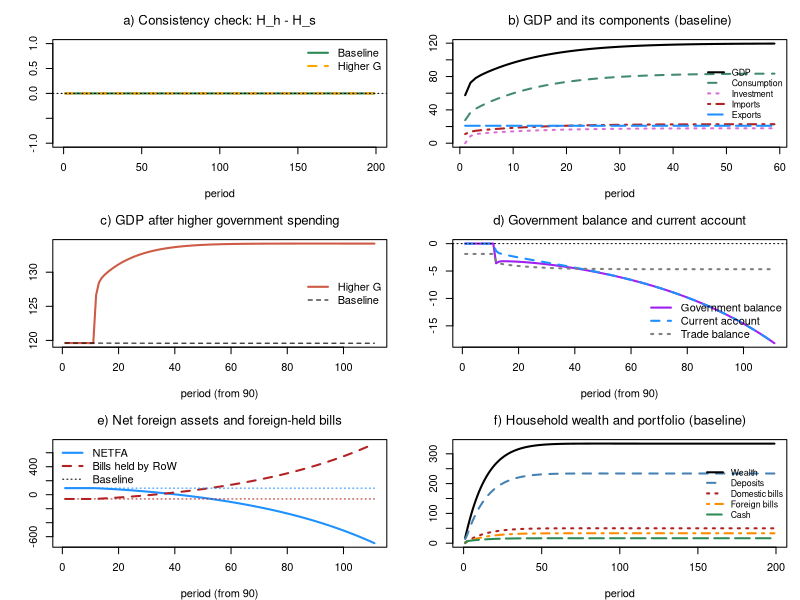

The R source for this figure:
# *************************************************************************
#  Model OPENSBM-FIX (aggregate)
#  Model SBM with a super-stylised foreign sector and fixed exchange rate
#  Sources: Godley & Lavoie, Monetary Economics, chapters 4, 7 and 12;
#           foreign-sector set-up as in the OPENSIMPLEST model
#  Author: Marco Veronese Passarella
#  Last change: 20/11/2026
# *************************************************************************

# Clear environment
rm(list = ls(all = TRUE))

# Set model parameters ####
nPeriods    <- 200         # Periods
nScenarios  <- 2           # 1 baseline, 2 higher government spending
shockStart  <- 101         # Period at which the shock hits
alpha10     <- 0.68        # Propensity to consume out of disposable income: autonomous component
alpha11     <- 4           # Propensity to consume out of disposable income: sensitivity to the interest rate
alpha2      <- 0.1         # Propensity to consume out of wealth
lambda10    <- 0.15        # Portfolio: autonomous share of domestic bills
lambda11    <- 1           # Portfolio: sensitivity of domestic bills to domestic rate
lambda12    <- 1           # Portfolio: sensitivity of domestic bills to foreign rate
lambda20    <- 0.1         # Portfolio: autonomous share of foreign bills
lambda21    <- 1           # Portfolio: sensitivity of foreign bills to domestic rate (= lambda12)
lambda22    <- 1           # Portfolio: sensitivity of foreign bills to foreign rate
lambdac     <- 0.2         # Cash to (lagged) consumption ratio
theta       <- 0.2         # Average tax rate on income
delta       <- 0.1         # Depreciation rate
gamma       <- 0.1         # Speed of adjustment of capital to its target
kappa       <- 1.5         # Target capital-output ratio
pr          <- 1           # Labour productivity
eps0        <- log(0.1)    # Export equation: constant
eps1        <- 0.8         # Export equation: elasticity to exchange rate
eps2        <- 1           # Export equation: elasticity to foreign income
mu0         <- log(0.2)    # Import equation: constant (m = 0.2*y when xr = 1)
mu1         <- 0.8         # Import equation: elasticity to exchange rate
mu2         <- 1           # Import equation: elasticity to domestic income
Gbase       <- 20          # Government spending (baseline)
Gshock      <- 25          # Government spending (scenario 2)
psi         <- 1           # Fiscal rule: share of the extra interest bill offset by lower spending
rbar        <- 0.02        # Fiscal rule: reference interest rate
xrbar       <- 1.0598692   # Fixed exchange rate, calibrated so that CA = 0 in the baseline stationary state

# Create the variables as matrices [scenario, period], all starting at zero ####

# A) Households
YD    <- matrix(0, nScenarios, nPeriods)  # Disposable income (regular)
CG    <- matrix(0, nScenarios, nPeriods)  # Capital gains on foreign bills
C     <- matrix(0, nScenarios, nPeriods)  # Consumption
alpha1<- matrix(0, nScenarios, nPeriods)  # Propensity to consume out of disposable income
V     <- matrix(0, nScenarios, nPeriods)  # Net wealth
H_h   <- matrix(0, nScenarios, nPeriods)  # Cash held by households
B_h   <- matrix(0, nScenarios, nPeriods)  # Domestic bills held by households
BF_h  <- matrix(0, nScenarios, nPeriods)  # Foreign bills held by households (foreign currency)
M_h   <- matrix(0, nScenarios, nPeriods)  # Bank deposits held by households

# B) Firms
Y     <- matrix(0, nScenarios, nPeriods)  # Output / income (GDP)
WB    <- matrix(0, nScenarios, nPeriods)  # Wage bill
N     <- matrix(0, nScenarios, nPeriods)  # Employment
w     <- matrix(0, nScenarios, nPeriods)  # Wage rate
I     <- matrix(0, nScenarios, nPeriods)  # Gross investment
K     <- matrix(0, nScenarios, nPeriods)  # Capital stock
KT    <- matrix(0, nScenarios, nPeriods)  # Target capital stock
DA    <- matrix(0, nScenarios, nPeriods)  # Depreciation allowances
AF    <- matrix(0, nScenarios, nPeriods)  # Amortisation funds
L_d   <- matrix(0, nScenarios, nPeriods)  # Demand for bank loans

# C) Banks
L_s   <- matrix(0, nScenarios, nPeriods)  # Supply of bank loans
M_s   <- matrix(0, nScenarios, nPeriods)  # Supply of bank deposits
B_b   <- matrix(0, nScenarios, nPeriods)  # Bills held by banks (if < 0, CB advances)
FB    <- matrix(0, nScenarios, nPeriods)  # Bank profits (distributed to households)

# D) Government and central bank
TAX   <- matrix(0, nScenarios, nPeriods)  # Taxes
PSBR  <- matrix(0, nScenarios, nPeriods)  # Public sector borrowing requirement
B_s   <- matrix(0, nScenarios, nPeriods)  # Domestic bills supplied by government
B_cb  <- matrix(0, nScenarios, nPeriods)  # Domestic bills held by central bank
F_cb  <- matrix(0, nScenarios, nPeriods)  # Central bank profits
H_s   <- matrix(0, nScenarios, nPeriods)  # Cash supplied by central bank

# E) Rest of the World
X     <- matrix(0, nScenarios, nPeriods)  # Exports
IM    <- matrix(0, nScenarios, nPeriods)  # Imports
TB    <- matrix(0, nScenarios, nPeriods)  # Trade balance
CA    <- matrix(0, nScenarios, nPeriods)  # Current account
NETFA <- matrix(0, nScenarios, nPeriods)  # Net foreign assets of domestic economy
B_w   <- matrix(0, nScenarios, nPeriods)  # Domestic bills held by RoW

# Exogenous variables as matrices (so they can take scenario-specific shocks) ####
G0  <- matrix(Gbase, nScenarios, nPeriods)  # Government spending, exogenous component
G   <- matrix(Gbase, nScenarios, nPeriods)  # Government spending
rb  <- matrix(0.02,  nScenarios, nPeriods)  # Interest rate on domestic bills (policy rate)
rm  <- matrix(0.02,  nScenarios, nPeriods)  # Interest rate on deposits
rl  <- matrix(0.02,  nScenarios, nPeriods)  # Interest rate on loans
rw  <- matrix(0.02,  nScenarios, nPeriods)  # Interest rate on foreign bills
yw  <- matrix(200,   nScenarios, nPeriods)  # Foreign income
xr  <- matrix(xrbar, nScenarios, nPeriods)  # Nominal exchange rate (domestic price of foreign currency), fixed

# Loop over scenarios ####
for (j in 1:nScenarios) {

  # Time loop
  for (i in 2:nPeriods) {

    # Shocks ####
    if (i >= shockStart && j == 2) G0[j, i] <- Gshock        # higher government spending

    # Solve the SIMULTANEOUS equations by iteration
    for (iter in 1:100) {

      # A) HOUSEHOLDS ####
      YD[j, i]   = WB[j, i] - TAX[j, i] +
        rb[j, i - 1] * B_h[j, i - 1] + rm[j, i - 1] * M_h[j, i - 1] +
        rw[j, i - 1] * BF_h[j, i - 1] * xr[j, i] + FB[j, i]                  # Disposable income (1)
      CG[j, i]   = (xr[j, i] - xr[j, i - 1]) * BF_h[j, i - 1]               # Capital gains (2)
      TAX[j, i]  = theta * (WB[j, i] + FB[j, i] + rb[j, i - 1] * B_h[j, i - 1] + rm[j, i - 1] * M_h[j, i - 1] +
        rw[j, i - 1] * BF_h[j, i - 1] * xr[j, i])                            # Taxes on household income (3)
      V[j, i]    = V[j, i - 1] + (YD[j, i] - C[j, i]) + CG[j, i]                # Wealth accumulation (4)
      alpha1[j, i] = alpha10 - alpha11 * rb[j, i - 1]               # Propensity to consume and interest rate (5)
      C[j, i]    = alpha1[j, i] * YD[j, i] + alpha2 * V[j, i - 1]           # Consumption (6)
      H_h[j, i]  = lambdac * C[j, i - 1]                                    # Cash for transactions (7)
      B_h[j, i]  = V[j, i] * (lambda10 + lambda11 * rb[j, i] - lambda12 * rw[j, i])          # Domestic bills (8)
      BF_h[j, i] = (V[j, i] / xr[j, i]) * (lambda20 - lambda21 * rb[j, i] + lambda22 * rw[j, i]) # Foreign bills (9)
      M_h[j, i]  = V[j, i] - H_h[j, i] - B_h[j, i] - BF_h[j, i] * xr[j, i]  # Deposits as buffer stock (10)

      # B) FIRMS ####
      Y[j, i]    = C[j, i] + I[j, i] + G[j, i] + X[j, i] - IM[j, i]         # GDP (11)
      WB[j, i]   = Y[j, i] - rl[j, i - 1] * L_d[j, i - 1] - AF[j, i]        # Wage bill = residual, no retained profits (12)
      N[j, i]    = Y[j, i] / pr                                             # Employment (13)
      w[j, i]    = WB[j, i] / N[j, i]                                       # Wage rate (14)
      KT[j, i]   = kappa * Y[j, i - 1]                                      # Target capital (15)
      DA[j, i]   = delta * K[j, i - 1]                                      # Depreciation allowances (16)
      AF[j, i]   = DA[j, i]                                                 # Amortisation funds (17)
      I[j, i]    = gamma * (KT[j, i] - K[j, i - 1]) + DA[j, i]              # Gross investment (18)
      K[j, i]    = K[j, i - 1] + I[j, i] - DA[j, i]                         # Capital accumulation (19)
      L_d[j, i]  = L_d[j, i - 1] + I[j, i] - AF[j, i]                       # Loans fund net investment   (20)

      # C) BANKS ####
      L_s[j, i]  = L_s[j, i - 1] + (L_d[j, i] - L_d[j, i - 1])              # Loans supplied on demand (21)
      M_s[j, i]  = M_s[j, i - 1] + (L_s[j, i] - L_s[j, i - 1])              # Loans create deposits (22)
      B_b[j, i]  = M_h[j, i] - M_s[j, i]                                    # Bills held by banks (23)
      FB[j, i]   = rl[j, i - 1] * L_s[j, i - 1] + rb[j, i - 1] * B_b[j, i - 1] -
        rm[j, i - 1] * M_h[j, i - 1]                                         # Bank profits (24)

      # D) GOVERNMENT AND CENTRAL BANK ####
      F_cb[j, i] = rb[j, i - 1] * B_cb[j, i - 1]                            # Central bank profits (25)
      G[j, i]    = G0[j, i] - psi * (rb[j, i - 1] - rbar) * B_s[j, i - 1]   # Fiscal rule (26)
      PSBR[j, i] = G[j, i] + rb[j, i - 1] * B_s[j, i - 1] - TAX[j, i] - F_cb[j, i] # Borrowing requirement (27)
      B_s[j, i]  = B_s[j, i - 1] + PSBR[j, i]                               # Supply of domestic bills (28)
      B_cb[j, i] = B_s[j, i] - B_h[j, i] - B_b[j, i] - B_w[j, i]            # Central bank residual (29)
      H_s[j, i]  = H_s[j, i - 1] + (B_cb[j, i] - B_cb[j, i - 1])            # Supply of cash (30)

      # E) REST OF THE WORLD ####
      X[j, i]    = exp(eps0 + eps1 * log(xr[j, i - 1]) + eps2 * log(yw[j, i]))  # Exports (31)
      IM[j, i]   = exp(mu0 - mu1 * log(xr[j, i - 1]) + mu2 * log(Y[j, i]))      # Imports (32)
      TB[j, i]   = X[j, i] - IM[j, i]                                       # Trade balance (33)
      CA[j, i]   = TB[j, i] + rw[j, i - 1] * BF_h[j, i - 1] * xr[j, i] -
        rb[j, i - 1] * B_w[j, i - 1]                                         # Current account (34)
      NETFA[j, i]= NETFA[j, i - 1] + CA[j, i] + CG[j, i]                    # Net foreign assets (35)
      B_w[j, i]  = BF_h[j, i] * xr[j, i] - NETFA[j, i]                      # Domestic bills held by RoW (36)
    }
  }
}

# Display the results ####
sfcGap <- max(abs(H_h[, 2:nPeriods] - H_s[, 2:nPeriods]))     # Hidden equation: H_h = H_s
cat(" ******************************")
cat("\n Max |H_h - H_s| =", sfcGap)
cat("\n ******************************")
cat("\n Baseline values at period", shockStart - 1, ": \n Y =", round(Y[1, shockStart - 1], 2),
    "\n V =", round(V[1, shockStart - 1], 2),
    "\n CA =", round(CA[1, shockStart - 1], 2),
    "\n PSBR =", round(PSBR[1, shockStart - 1], 2),
    "\n NETFA =", round(NETFA[1, shockStart - 1], 2))
cat("\n ******************************")

# Plot the results ####
op = par(mfrow = c(3, 2), mar = c(4, 4, 3, 1))

# a) Consistency check (both scenarios): H_h - H_s should hug zero
plot(H_h[1, 2:nPeriods] - H_s[1, 2:nPeriods], type = "l", col = "seagreen", lwd = 2,
     font.main = 1, main = "a) Consistency check: H_h - H_s", xlab = "period", ylab = "",
     ylim = range(-1, 1))
lines(H_h[2, 2:nPeriods] - H_s[2, 2:nPeriods], col = "orange", lwd = 2, lty = 2)
abline(h = 0, lty = 3)
legend("topright", c("Baseline", "Higher G"), col = c("seagreen", "orange"),
       lwd = 2, lty = c(1, 2), bty = "n")

# b) Demand components building up (baseline)
yr = range(0, Y[1, 2:60])
plot(Y[1, 2:60], type = "l", col = "black", lwd = 2, font.main = 1,
     main = "b) GDP and its components (baseline)", xlab = "period", ylab = "", ylim = yr)
lines(C[1, 2:60], col = "aquamarine4", lwd = 2, lty = 2)
lines(I[1, 2:60], col = "orchid", lwd = 2, lty = 3)
lines(IM[1, 2:60], col = "firebrick", lwd = 2, lty = 4)
lines(X[1, 2:60], col = "dodgerblue", lwd = 2, lty = 5)
legend("right", c("GDP", "Consumption", "Investment", "Imports", "Exports"),
       col = c("black", "aquamarine4", "orchid", "firebrick", "dodgerblue"),
       lwd = 2, lty = 1:5, bty = "n", cex = 0.8)

# c) GDP after the fiscal expansion
yr = range(Y[1, 90:nPeriods], Y[2, 90:nPeriods])
plot(Y[2, 90:nPeriods], type = "l", col = "coral3", lwd = 2, font.main = 1,
     main = "c) GDP after higher government spending", xlab = "period (from 90)", ylab = "",
     ylim = yr)
lines(Y[1, 90:nPeriods], col = "black", lwd = 1, lty = 2)
legend("right", c("Higher G", "Baseline"), col = c("coral3", "black"),
       lwd = c(2, 1), lty = c(1, 2), bty = "n")

# d) Twin deficits after the fiscal expansion
yr = range(-PSBR[2, 90:nPeriods], CA[2, 90:nPeriods], 0)
plot(-PSBR[2, 90:nPeriods], type = "l", col = "purple", lwd = 2, font.main = 1,
     main = "d) Government balance and current account", xlab = "period (from 90)", ylab = "",
     ylim = yr)
lines(CA[2, 90:nPeriods], col = "dodgerblue", lwd = 2, lty = 2)
lines(TB[2, 90:nPeriods], col = "gray50", lwd = 2, lty = 3)
abline(h = 0, lty = 3)
legend("bottomright", c("Government balance", "Current account", "Trade balance"),
       col = c("purple", "dodgerblue", "gray50"), lwd = 2, lty = c(1, 2, 3), bty = "n")

# e) External position after the fiscal expansion
yr = range(NETFA[, 90:nPeriods], B_w[, 90:nPeriods])
plot(NETFA[2, 90:nPeriods], type = "l", col = "dodgerblue", lwd = 2, font.main = 1,
     main = "e) Net foreign assets and foreign-held bills", xlab = "period (from 90)", ylab = "",
     ylim = yr)
lines(B_w[2, 90:nPeriods], col = "firebrick", lwd = 2, lty = 2)
lines(NETFA[1, 90:nPeriods], col = "dodgerblue", lwd = 1, lty = 3)
lines(B_w[1, 90:nPeriods], col = "firebrick", lwd = 1, lty = 3)
legend("topleft", c("NETFA", "Bills held by RoW", "Baseline"),
       col = c("dodgerblue", "firebrick", "black"), lwd = c(2, 2, 1), lty = c(1, 2, 3), bty = "n")

# f) Household portfolio (baseline)
yr = range(0, V[1, 2:nPeriods])
plot(V[1, 2:nPeriods], type = "l", col = "black", lwd = 2, font.main = 1,
     main = "f) Household wealth and portfolio (baseline)", xlab = "period", ylab = "", ylim = yr)
lines(M_h[1, 2:nPeriods], col = "steelblue", lwd = 2, lty = 2)
lines(B_h[1, 2:nPeriods], col = "firebrick", lwd = 2, lty = 3)
lines(BF_h[1, 2:nPeriods] * xr[1, 2:nPeriods], col = "darkorange", lwd = 2, lty = 4)
lines(H_h[1, 2:nPeriods], col = "seagreen", lwd = 2, lty = 5)
legend("right", c("Wealth", "Deposits", "Domestic bills", "Foreign bills", "Cash"),
       col = c("black", "steelblue", "firebrick", "darkorange", "seagreen"),
       lwd = 2, lty = 1:5, bty = "n", cex = 0.8)

par(op)
